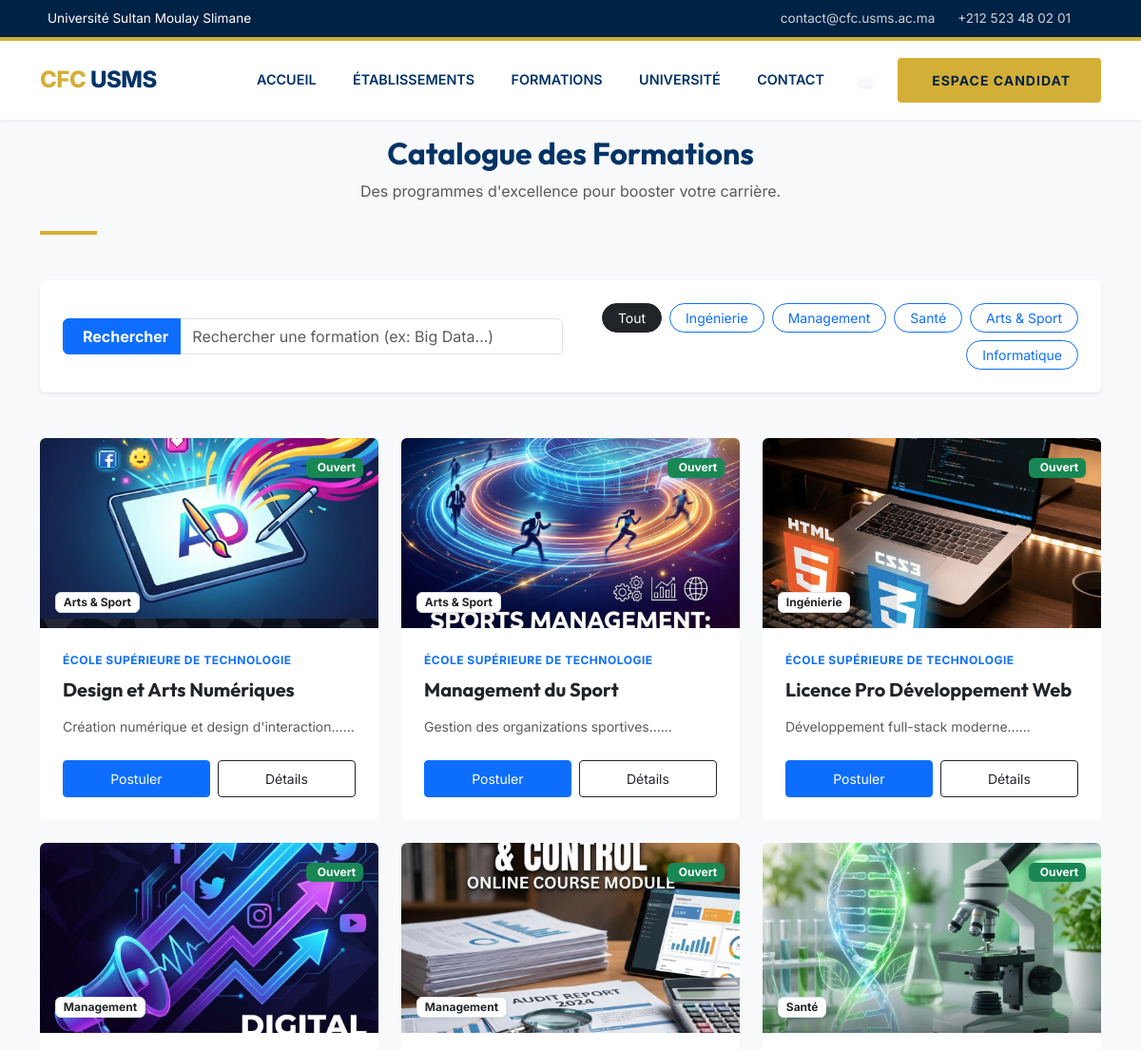
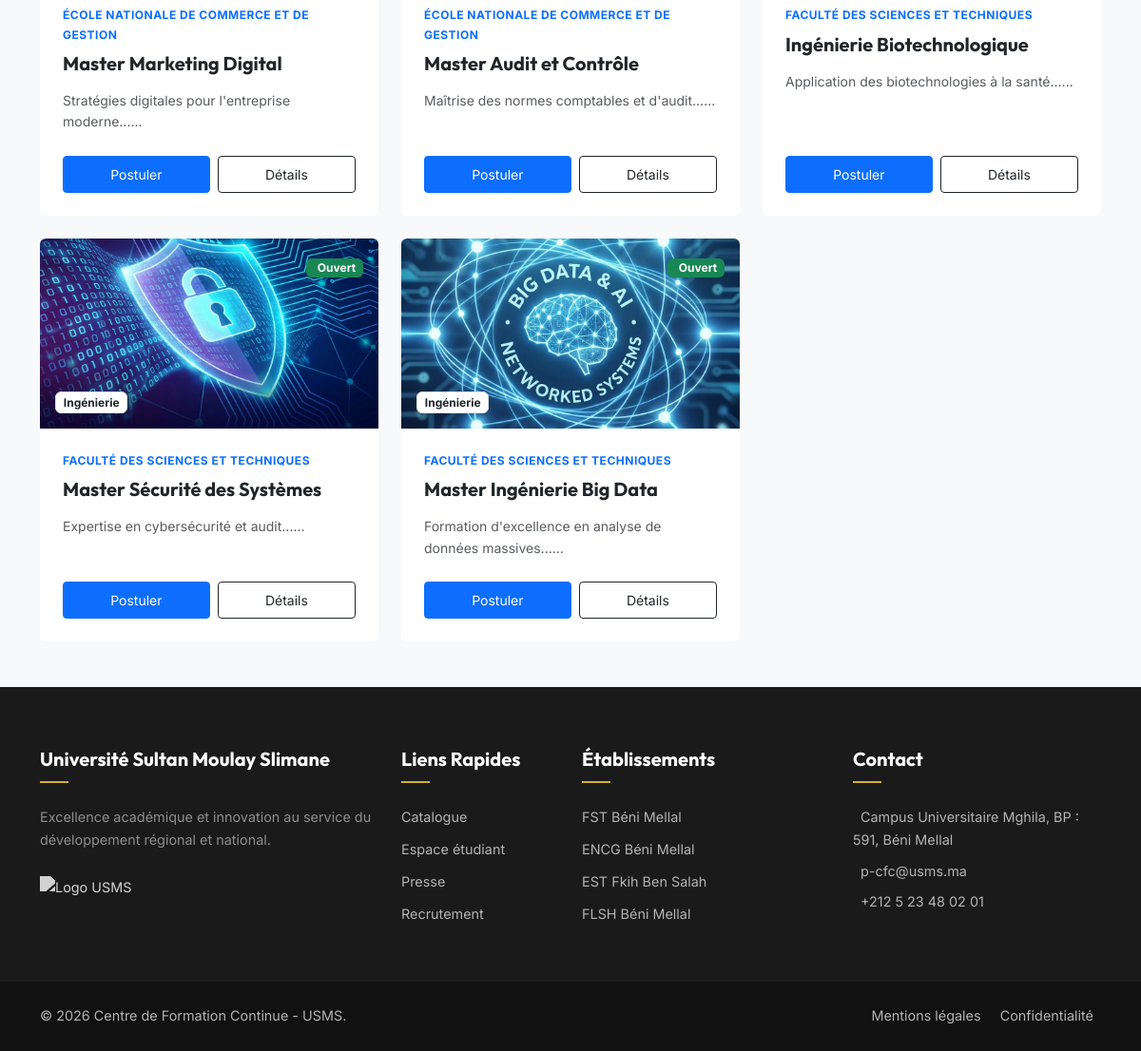
Page /catalogue on the committed database (2 pictures, top to bottom).
### app/models.py (models this page shows)
class Formation(db.Model):
    __tablename__ = 'formations'
    id = db.Column(db.Integer, primary_key=True)
    titre = db.Column(db.String(200), nullable=False)
    description = db.Column(db.Text)
    categorie = db.Column(db.String(50), default="Divers")
    image = db.Column(db.String(100), default="default_formation.png")
    etablissement_id = db.Column(db.Integer, db.ForeignKey('etablissements.id'), nullable=False)
    etat = db.Column(db.Enum(EtatFormation), default=EtatFormation.BROUILLON)
    date_ouverture = db.Column(db.DateTime, nullable=True)
    date_fermeture = db.Column(db.DateTime, nullable=True)
    inscriptions = db.relationship('Inscription', backref='formation', lazy=True)
    def est_ouverte(self):
        now = datetime.utcnow()
        if self.etat != EtatFormation.PUBLIEE:
            return False
        if not self.date_ouverture or not self.date_fermeture:
            return False
        return self.date_ouverture <= now <= self.date_fermeture

class Etablissement(db.Model):
    __tablename__ = 'etablissements'
    id = db.Column(db.Integer, primary_key=True)
    nom = db.Column(db.String(200), nullable=False)
    code = db.Column(db.String(50), unique=True, nullable=False)
    ville = db.Column(db.String(100))
    image = db.Column(db.String(100), default="default_etab.png")
    formations = db.relationship('Formation', backref='etablissement', lazy=True)

### app/routes/main.py (the view)
@main_bp.route('/catalogue')
def catalogue():
    search_query = request.args.get('q')
    category = request.args.get('category')
    etablissement_id = request.args.get('etablissement_id')
    page = request.args.get('page', 1, type=int)
    per_page = 9  # Grid 3x3
    query = Formation.query.filter_by(etat=EtatFormation.PUBLIEE)
    if search_query:
        query = query.filter(Formation.titre.ilike(f'%{search_query}%') | Formation.description.ilike(f'%{search_query}%'))
    if category:
        query = query.filter_by(categorie=category)
    if etablissement_id:
        query = query.filter_by(etablissement_id=etablissement_id)
    pagination = query.order_by(Formation.id.desc()).paginate(page=page, per_page=per_page, error_out=False)
    categories = ["Ingénierie", "Management", "Santé", "Arts & Sport", "Informatique"]
    return render_template('catalogue.html',
                         pagination=pagination,
                         active_category=category,
                         active_etablissement=etablissement_id,
                         search_query=search_query,
                         categories=categories)

### app/templates/catalogue.html (shortened to what this page needs)
{% extends "base.html" %}
{% block content %}
<div class="container">
    <div class="section-title text-center mb-5">
        <h2>Catalogue des Formations</h2>
        <p class="text-muted">Des programmes d'excellence pour booster votre carrière.</p>
    </div>
    <div class="card shadow-sm border-0 mb-5">
        <div class="card-body p-4">
            <form action="{{ url_for('main.catalogue') }}" method="GET">
                <div class="row g-3 align-items-center">
                    <div class="col-md-6">
                        <div class="input-group">
                            <button class="btn btn-primary fw-bold" type="submit">Rechercher</button>
                            <input type="text" name="q" class="form-control"
                                placeholder="Rechercher une formation (ex: Big Data...)"
                                value="{{ search_query or '' }}">
                        </div>
                    </div>
                    <div class="col-md-6">
                        <div class="d-flex gap-2 justify-content-md-end flex-wrap">
                            <a href="{{ url_for('main.catalogue') }}"
                                class="btn btn-sm {% if not active_category %}btn-dark{% else %}btn-outline-secondary{% endif %} rounded-pill px-3">Tout</a>
                            {% for cat in categories %}
                            <a href="{{ url_for('main.catalogue', category=cat, q=search_query) }}"
                                class="btn btn-sm {% if active_category == cat %}btn-primary{% else %}btn-outline-primary{% endif %} rounded-pill px-3">{{
                                cat }}</a>
                            {% endfor %}
                        </div>
                    </div>
                </div>
            </form>
        </div>
    </div>
    <div class="row row-cols-1 row-cols-md-2 row-cols-lg-3 g-4 mb-5">
        {% for formation in pagination.items %}
        <div class="col">
            <div class="card shadow-hover border-0 h-100 overflow-hidden">
                <div class="position-relative" style="height: 200px;">
                    {% if formation.image %}
                    <img src="{{ url_for('static', filename='images/' + formation.image) }}"
                        class="w-100 h-100 object-fit-cover transition-zoom">
                    {% else %}
                    <div
                        class="w-100 h-100 bg-secondary bg-opacity-10 d-flex justify-content-center align-items-center">
                        <i class="bi bi-mortarboard fs-1 text-secondary opacity-50"></i>
                    </div>
                    {% endif %}
                    <div class="position-absolute top-0 end-0 m-3">
                        {% if formation.est_ouverte() %}
                        <span class="badge bg-success shadow-sm">Ouvert</span>
                        {% else %}
                        <span class="badge bg-secondary shadow-sm"><i class="bi bi-lock-fill me-1"></i>Fermé</span>
                        {% endif %}
                    </div>
                    <span
                        class="badge bg-white text-dark position-absolute bottom-0 start-0 m-3 shadow-sm fw-bold border">{{
                        formation.categorie }}</span>
                </div>
                <div class="card-body d-flex flex-column p-4">
                    <small class="text-primary fw-bold text-uppercase mb-2"
                        style="font-size: 0.75rem; letter-spacing: 0.5px;">{{ formation.etablissement.nom }}</small>
                    <h5 class="card-title fw-bold mb-3 text-dark">{{ formation.titre }}</h5>
                    <p class="card-text text-muted small flex-grow-1 mb-4" style="line-height: 1.6;">{{
                        formation.description[:100] }}...</p>
                    <div class="d-flex gap-2 mt-auto">
                        {% if formation.est_ouverte() %}
                        <form action="{{ url_for('inscriptions.create', formation_id=formation.id) }}" method="POST"
                            class="flex-grow-1">
                            <button type="submit" class="btn btn-primary w-100 btn-sm py-2">Postuler</button>
                        </form>
                        {% else %}
                        <button class="btn btn-secondary w-100 btn-sm py-2" disabled>Fermé</button>
                        {% endif %}
                        <a href="{{ url_for('main.detail', id=formation.id) }}"
                            class="btn btn-outline-dark btn-sm py-2 flex-grow-1">Détails</a>
                    </div>
                </div>
            </div>
        </div>
        {% endfor %}
    </div>
</div>
{% endblock %}

### app/static/style.css (style rules this page uses)
:root { --primary-color: #003366; --primary-dark: #002244; --secondary-color: #D4AF37; --secondary-light: #F4E5B0; --text-primary: #2C3E50; --text-secondary: #596E7F; --bg-light: #F8F9FA; --bg-white: #FFFFFF; --font-heading: 'Outfit', sans-serif; --font-body: 'Inter', sans-serif; --radius-sm: 4px; --radius-md: 8px; --shadow-sm: 0 2px 4px rgba(0, 0, 0, 0.05); --shadow-md: 0 4px 6px rgba(0, 0, 0, 0.08); --shadow-lg: 0 10px 15px rgba(0, 0, 0, 0.1); }
body { font-family: var(--font-body); background-color: var(--bg-light); color: var(--text-primary); line-height: 1.7; display: flex; flex-direction: column; min-height: 100vh; }
h1, h2, h3, h4, h5 { font-family: var(--font-heading); color: var(--primary-color); font-weight: 700; }
.section-title { position: relative; margin-bottom: 3rem; padding-bottom: 1rem; }
.section-title:after { content: ''; position: absolute; bottom: 0; left: 0; width: 60px; height: 4px; background-color: var(--secondary-color); }
.card-body { padding: 2rem; }

### app/templates/catalogue.html (style rules this page uses)
.transition-zoom { transition: transform 0.3s ease; }

### rows in the picture
Formation: image (picture), etat "Ouvert", categorie "Arts & Sport", etablissement.nom "ÉCOLE SUPÉRIEURE DE TECHNOLOGIE", titre "Design et Arts Numériques", description "Création numérique et design d'interaction..."
Formation: image (picture), etat "Ouvert", categorie "Arts & Sport", etablissement.nom "ÉCOLE SUPÉRIEURE DE TECHNOLOGIE", titre "Management du Sport", description "Gestion des organizations sportives..."
Formation: image (picture), etat "Ouvert", categorie "Ingénierie", etablissement.nom "ÉCOLE SUPÉRIEURE DE TECHNOLOGIE", titre "Licence Pro Développement Web", description "Développement full-stack moderne..."
Formation: image (picture), etat "Ouvert", categorie "Management", etablissement.nom "ÉCOLE NATIONALE DE COMMERCE ET DE GESTION", titre "Master Marketing Digital", description "Stratégies digitales pour l'entreprise moderne..."
Formation: image (picture), etat "Ouvert", categorie "Management", etablissement.nom "ÉCOLE NATIONALE DE COMMERCE ET DE GESTION", titre "Master Audit et Contrôle", description "Maîtrise des normes comptables et d'audit..."
Formation: image (picture), etat "Ouvert", categorie "Santé", etablissement.nom "FACULTÉ DES SCIENCES ET TECHNIQUES", titre "Ingénierie Biotechnologique", description "Application des biotechnologies à la santé..."
Formation: image (picture), etat "Ouvert", categorie "Ingénierie", etablissement.nom "FACULTÉ DES SCIENCES ET TECHNIQUES", titre "Master Sécurité des Systèmes", description "Expertise en cybersécurité et audit..."
Formation: image (picture), etat "Ouvert", categorie "Ingénierie", etablissement.nom "FACULTÉ DES SCIENCES ET TECHNIQUES", titre "Master Ingénierie Big Data", description "Formation d'excellence en analyse de données massives..."

### other values in the picture
{{ cat }} "Ingénierie" "Management" "Santé" "Arts & Sport" "Informatique"
